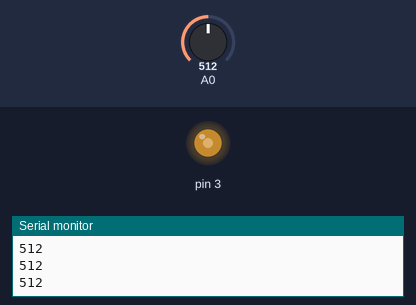
This sketch was run on a simulated Arduino Uno, built with avr-gcc and run on an emulated ATmega328P. Shown: output pins drawn as LEDs (lit = HIGH), the last lines printed to the serial monitor. The inputs (shaded band) are chosen by the test bench; at power-on: A0 = 512.

Above: at 1.2 s.
1.3 s: A0 set to 716
At 2.4 s:
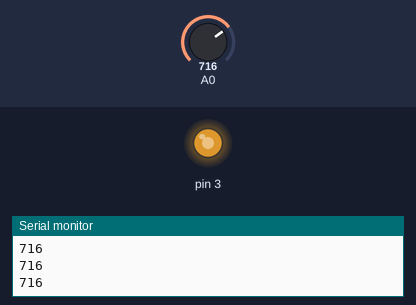
2.8 s: A0 set to 900
At 3.6 s:
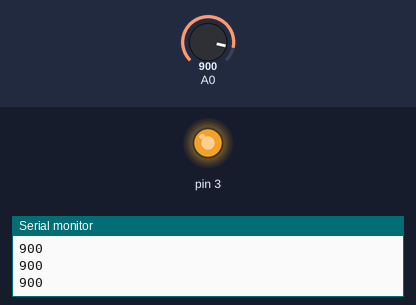
4.3 s: A0 set to 122
At 4.7 s:
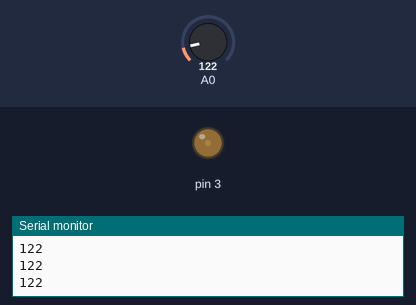
5.8 s: A0 set to 0
At 7.0 s:
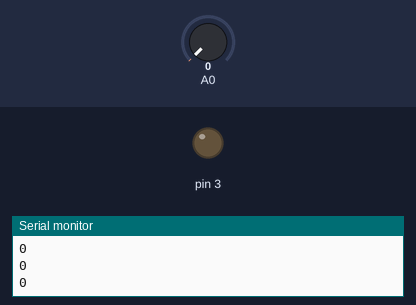
Timing chart, 0 to 8.3 s (numbered marks = the images above; inputs shaded):
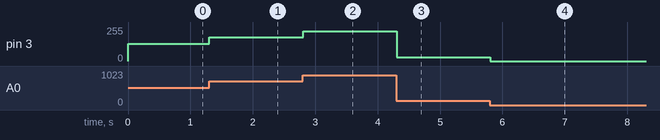

The sketch:

analogwrite.ino
```cpp
int sensorstate = 0;
int value = 0;
void setup() {
  // put your setup code here, to run once:
pinMode(3, OUTPUT);
Serial.begin(9600);
}

void loop() {
  // put your main code here, to run repeatedly:
sensorstate = analogRead(0);
value = sensorstate/4;
Serial.println(sensorstate);
analogWrite(3,value);
}
```

Measured:
- after the input at 1.3 s, pin 3: 128/255 → 179/255 at once
- after the input at 2.8 s, pin 3: 179/255 → 225/255 at once
- after the input at 4.3 s, pin 3: 225/255 → 30/255 at once
- after the input at 5.8 s, pin 3: 30/255 → 0/255 at once
